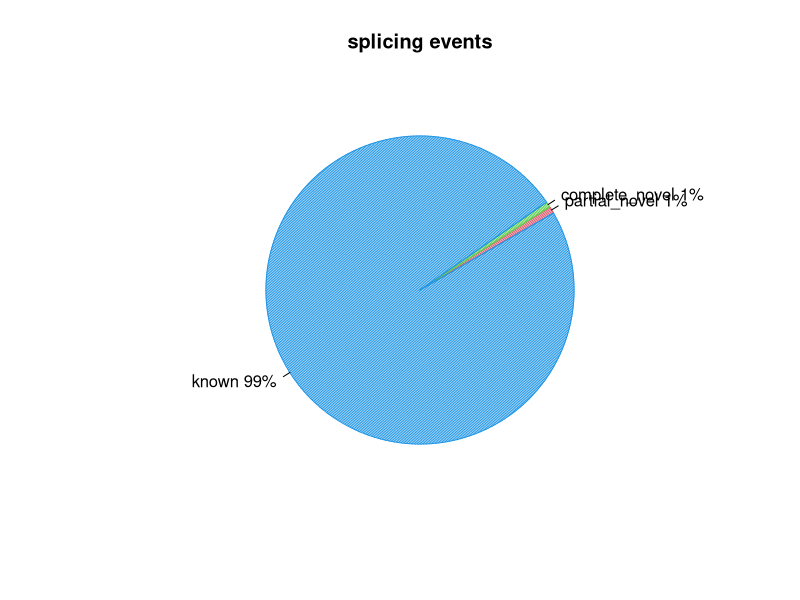
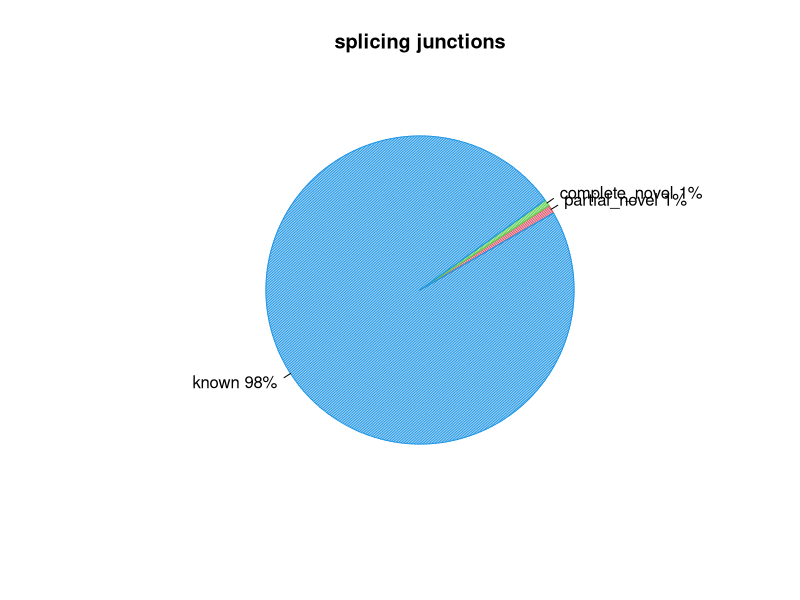

Reproduce these figures in R, in order.
pdf("SLX-9342.Homo_sapiens.SE50.v1.D701_D501.splice_events.pdf")
events=c(0.734784306537,0.583364547056,98.6667091705)
pie(events,col=c(2,3,4),init.angle=30,angle=c(60,120,150),density=c(70,70,70),main="splicing events",labels=c("partial_novel 1%","complete_novel 1%","known 99%"))
dev.off()
pdf("SLX-9342.Homo_sapiens.SE50.v1.D701_D501.splice_junction.pdf")
junction=c(0.887520376743,0.67922477812,98.4332548451)
pie(junction,col=c(2,3,4),init.angle=30,angle=c(60,120,150),density=c(70,70,70),main="splicing junctions",labels=c("partial_novel 1%","complete_novel 1%","known 98%"))
dev.off()
